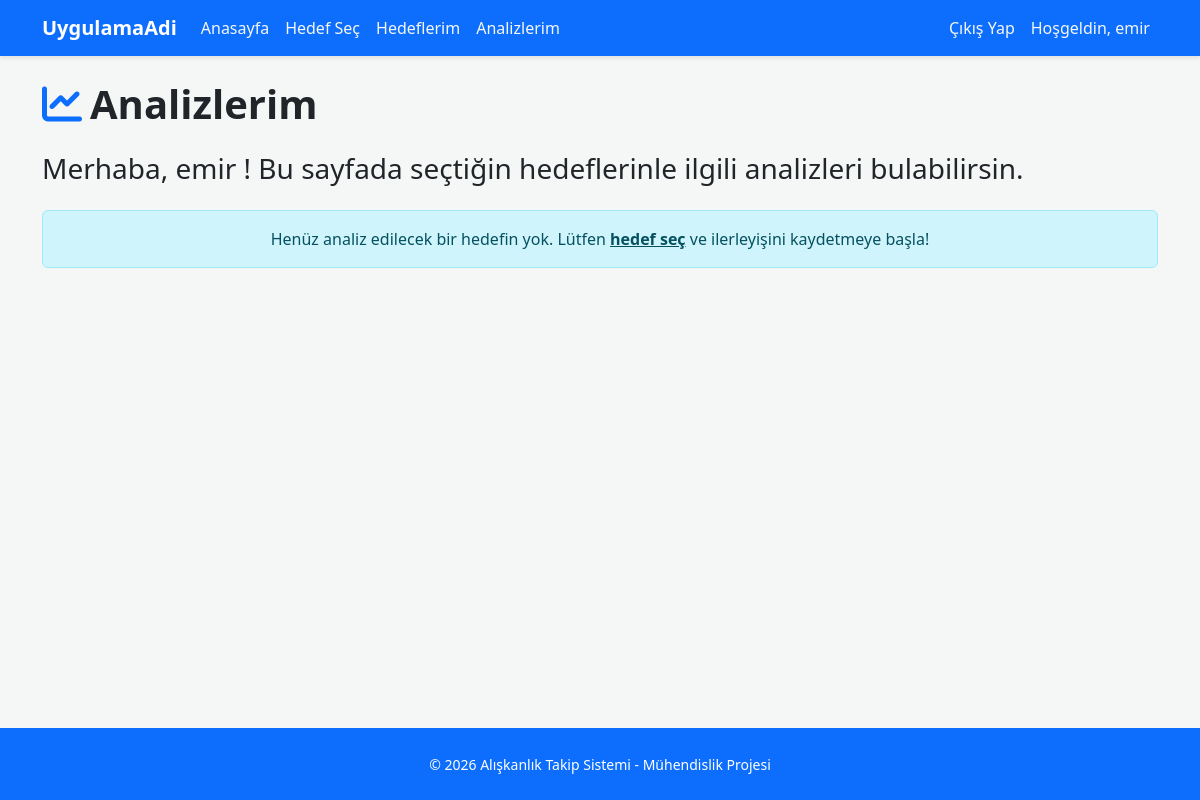
Before: /analizlerim/ (signed in) with the older database file.
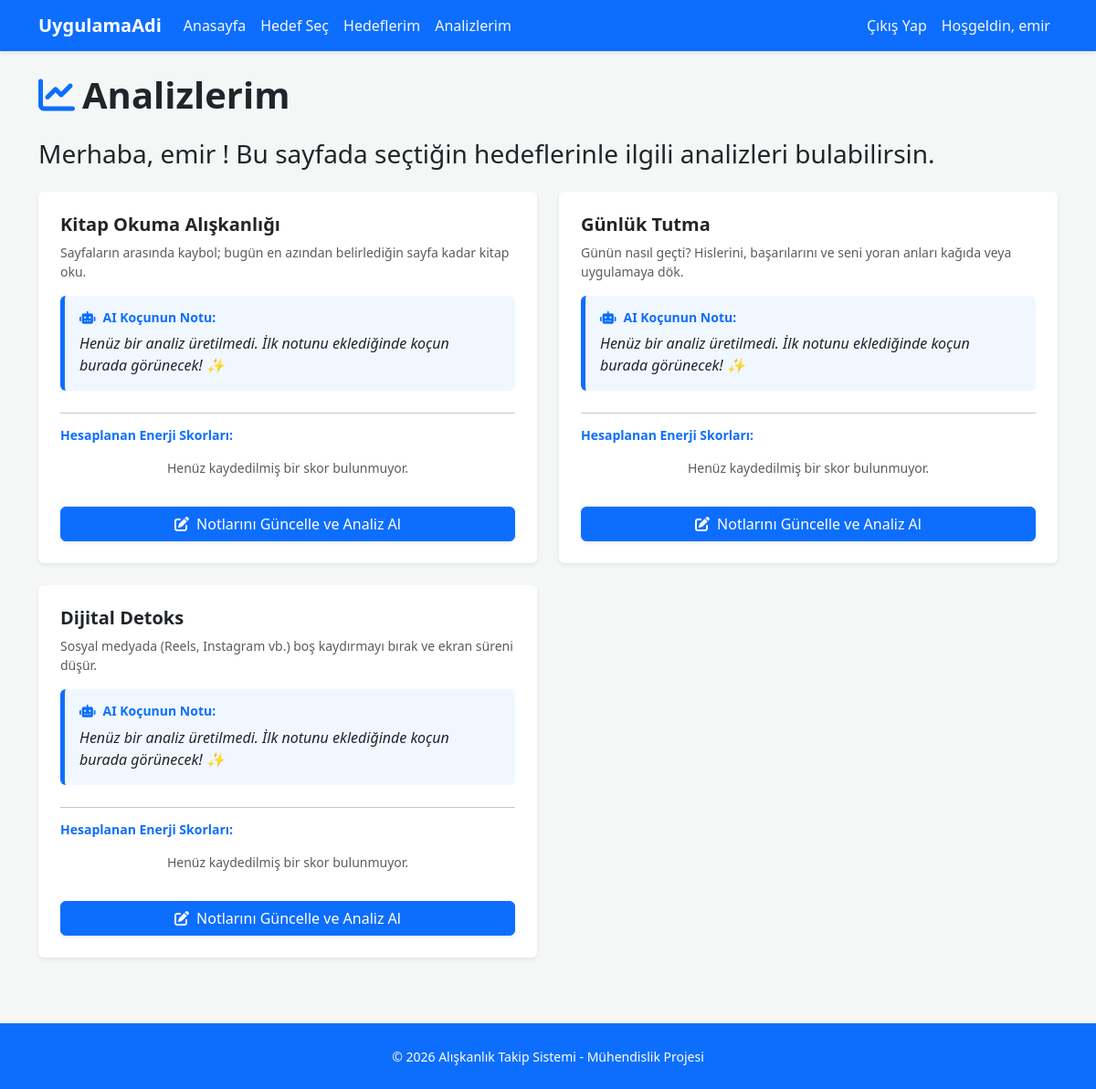
After: the same page with the newer database file.
### myApp/models.py (models this page shows, shortened)
class SecilenHedef(models.Model):
    user = models.ForeignKey(User, on_delete=models.CASCADE)
    hedef = models.ForeignKey(Hedef, on_delete=models.CASCADE)
    class Meta:
        verbose_name = "Seçilen Hedef"
        verbose_name_plural = "Seçilen Hedefler"

class Hedef(models.Model):
    baslik = models.CharField(max_length=100)
    ikon = models.CharField(max_length=100)
    aciklama = models.TextField()
    class Meta:
        verbose_name = "Hedef"
        verbose_name_plural = "Hedefler"

### myApp/views.py (the view)
# urls.py: path('analizlerim/', views.analizlerim, name='analizlerim'),
def analizlerim(request):
    secilen_hedefler = []
    if request.user.is_authenticated:
        secilen_hedefler = SecilenHedef.objects.filter(user=request.user)
    context = {
        'secilen_hedefler': secilen_hedefler
    }
    return render(request, 'myApp/analizlerim.html', context)

### myApp/templates/myApp/analizlerim.html
{% extends "base.html" %}
{% block content %}
    {% if user.is_authenticated %}
    <h1 class="fw-bold mb-4"><i class="fas fa-chart-line text-primary me-2"></i>Analizlerim</h1>
    <h3 class="mb-4">Merhaba, {{user.username}} ! Bu sayfada seçtiğin hedeflerinle ilgili analizleri bulabilirsin.</h3>
    {% if secilen_hedefler %}
        <div class="row">
            {% for s_hedef in secilen_hedefler %}
            <div class="col-md-6 mb-4">
                <div class="card shadow-sm border-0 h-100">
                    <div class="card-body p-4">
                        <h5 class="fw-bold">{{ s_hedef.hedef.baslik }}</h5>
                        <p class="text-muted small mb-3">{{ s_hedef.hedef.aciklama }}</p>
                        <div class="ai-koc-mesaji p-3 mb-4 rounded" style="background-color: #f0f7ff; border-left: 5px solid #0d6efd;">
                            <h6 class="fw-bold small text-primary"><i class="fas fa-robot me-2"></i>AI Koçunun Notu:</h6>
                            <p class="mb-0 fst-italic">
                                {% with last_note=s_hedef.hedefnot_set.last %}
                                    {% if last_note.ai_motivasyon_notu %}
                                        "{{ last_note.ai_motivasyon_notu }}"
                                    {% else %}
                                        Henüz bir analiz üretilmedi. İlk notunu eklediğinde koçun burada görünecek! ✨
                                    {% endif %}
                                {% endwith %}
                            </p>
                        </div>
                        <hr>
                        <div class="duygu-skorlari-alani">
                            <h6 class="fw-bold small text-primary mb-3">Hesaplanan Enerji Skorları:</h6>
                            {% for not in s_hedef.hedefnot_set.all %}
                                <div class="mb-3 p-3 border rounded bg-white shadow-sm">
                                    <div class="small text-dark mb-2" style="line-height: 1.5; word-wrap: break-word;">
                                         <i class="fas fa-quote-left text-muted me-2 small"></i>
                                         {{ not.not_metni }}
                                    </div>
                                    <div class="d-flex justify-content-between align-items-center border-top pt-2 mt-2">
                                        <span class="text-muted" style="font-size: 0.7rem;">AI Analizi</span>
                                        <span class="badge shadow-sm py-1 px-2 {% if not.duygu_skoru >= 3.5 %}bg-success{% elif not.duygu_skoru >= 2.5 %}bg-warning text-dark{% else %}bg-danger{% endif %}">
                     <i class="fas fa-bolt me-1"></i>Skor: {{ not.duygu_skoru|default:"-" }}/5
                                        </span>
                                    </div>
                                </div>
                            {% empty %}
                                <p class="text-muted small italic text-center">Henüz kaydedilmiş bir skor bulunmuyor.</p>
                            {% endfor %}
                        </div>
                        <a href="{% url 'hedeflerim' %}" class="btn btn-primary w-100 shadow-sm mt-3">
                            <i class="fas fa-edit me-2"></i>Notlarını Güncelle ve Analiz Al
                        </a>
                    </div>
                </div>
            </div>
            {% endfor %}
        </div>
    {% else %}
        <div class="alert alert-info text-center" role="alert">
            Henüz analiz edilecek bir hedefin yok. Lütfen <a href="{% url 'hedef_sec' %}" class="alert-link">hedef seç</a> ve ilerleyişini kaydetmeye başla!
        </div>
    {% endif %}
    {% else %}
        <div class="alert alert-info text-center" role="alert">
            Analizlerinizi görmek için lütfen <a href="{% url 'login' %}" class="alert-link">giriş yapın</a> veya <a href="{% url 'register' %}" class="alert-link">kayıt olun</a>.
        </div>
    {% endif %}
{% endblock %}

Changed rows visible on the page:
added SecilenHedef: hedef.baslik "Kitap Okuma Alışkanlığı", hedef.aciklama "Sayfaların arasında kaybol; bugün en azından belirlediğin sayfa kadar kitap oku."
added SecilenHedef: hedef.baslik "Günlük Tutma", hedef.aciklama "Günün nasıl geçti? Hislerini, başarılarını ve seni yoran anları kağıda veya uygulamaya dök."
added SecilenHedef: hedef.baslik "Dijital Detoks", hedef.aciklama "Sosyal medyada (Reels, Instagram vb.) boş kaydırmayı bırak ve ekran süreni düşür."
Other visible differences:
text no longer shown: "Henüz analiz edilecek bir hedefin yok. Lütfen hedef seç ve ilerleyişini kaydetmeye başla!"
